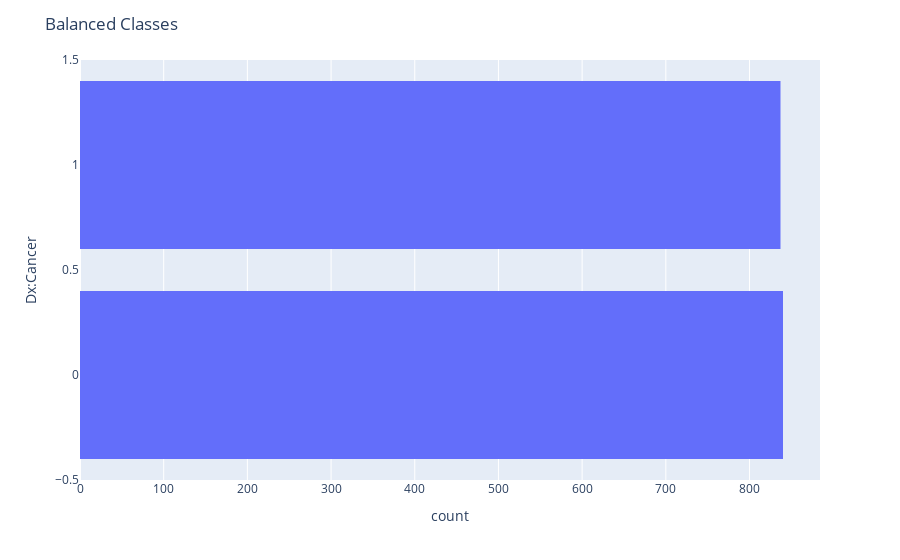

The notebook cell this image was saved under:
### Code cell
dx_cancer = px.histogram(risk_factor_df, y="Dx:Cancer")
dx_cancer.update_layout(bargap=0.2)
dx_cancer.update_layout(title = "Balanced Classes")
dx_cancer.show()

### Figure 1 — Plotly figure (JSON) as saved in the notebook; plotly's stock layout.template omitted (floating-point values rounded to 4 significant figures; data arrays with more than 128 entries replaced by an {"elided": "..."} marker saying what was removed)
{"data": [{"alignmentgroup": "True", "bingroup": "y", "hovertemplate": "count=%{x}<br>Dx:Cancer=%{y}<extra></extra>", "legendgroup": "", "marker": {"color": "#636efa", "pattern": {"shape": ""}}, "name": "", "offsetgroup": "", "orientation": "h", "showlegend": false, "type": "histogram", "xaxis": "x", "y": {"elided": "1677 int values"}, "yaxis": "y"}], "layout": {"bargap": 0.2, "barmode": "relative", "legend": {"tracegroupgap": 0}, "margin": {"t": 60}, "title": {"text": "Balanced Classes"}, "xaxis": {"anchor": "y", "domain": [0, 1], "title": {"text": "count"}}, "yaxis": {"anchor": "x", "domain": [0, 1], "title": {"text": "Dx:Cancer"}}}}
